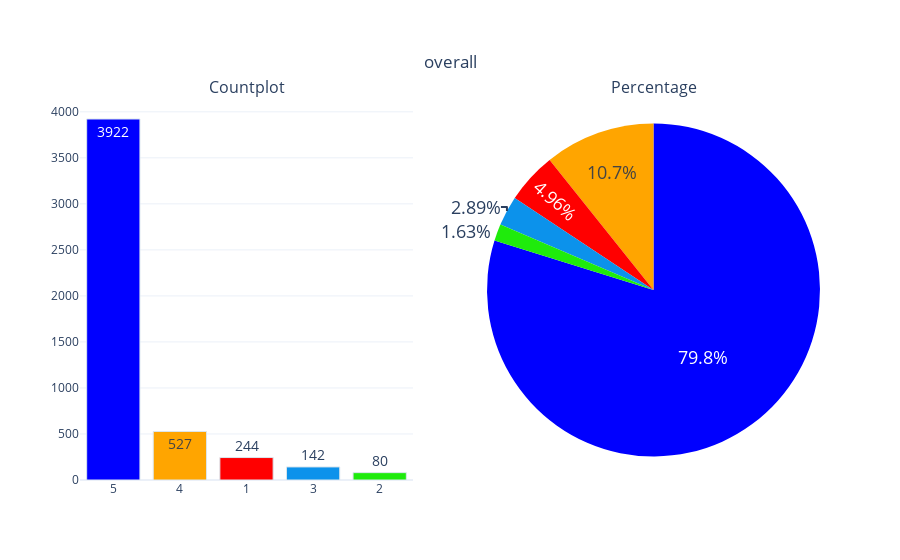

The cell this chart's notebook holds for it:
### Code cell
categorical_variable_summary(df, 'overall')

### Figure 1 — Plotly figure (JSON) as saved in the notebook; plotly's stock layout.template omitted (floating-point values rounded to 4 significant figures)
{"data": [{"marker": {"color": ["#0000FF", "#FFA500", "#FF0000", "#0C92EB", "#1FEB0C"], "line": {"color": "#DBE6EC", "width": 1}}, "name": "overall", "showlegend": false, "text": ["3922", "527", "244", "142", "80"], "textfont": {"size": 14}, "textposition": "auto", "type": "bar", "x": ["5", "4", "1", "3", "2"], "xaxis": "x", "y": [3922, 527, 244, 142, 80], "yaxis": "y"}, {"domain": {"x": [0.55, 1], "y": [0, 1]}, "labels": [5, 4, 1, 3, 2], "marker": {"colors": ["#0000FF", "#FFA500", "#FF0000", "#0C92EB", "#1FEB0C"]}, "name": "overall", "showlegend": false, "textfont": {"size": 18}, "textposition": "auto", "type": "pie", "values": [3922, 527, 244, 142, 80]}], "layout": {"annotations": [{"font": {"size": 16}, "showarrow": false, "text": "Countplot", "x": 0.225, "xanchor": "center", "xref": "paper", "y": 1, "yanchor": "bottom", "yref": "paper"}, {"font": {"size": 16}, "showarrow": false, "text": "Percentage", "x": 0.775, "xanchor": "center", "xref": "paper", "y": 1, "yanchor": "bottom", "yref": "paper"}], "title": {"text": "overall", "x": 0.5, "xanchor": "center", "y": 0.9, "yanchor": "top"}, "xaxis": {"anchor": "y", "domain": [0, 0.45]}, "yaxis": {"anchor": "x", "domain": [0, 1]}}}
